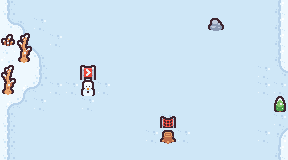

This is a level from a 2D game, rendered from its Tiled map with the project's own tilesets. A one-line summary and the complete map file follow:
An orthogonal 18x10 tile map with 16x16 px tiles, 2 tile layers (background, obstacle).

<map version="1.9" tiledversion="1.9.1" orientation="orthogonal" renderorder="right-down" width="18" height="10" tilewidth="16" tileheight="16" infinite="0" nextlayerid="5" nextobjectid="1">
 <tileset firstgid="1" source="../tilemap/tilemap.tsx" />
 <layer id="1" name="background" width="18" height="10">
  <data encoding="csv">
2,3,3,3,3,3,3,3,3,3,3,3,3,3,3,3,3,5,
73,74,4,3,3,3,3,3,3,3,3,3,3,3,3,3,3,5,
6,25,3,4,3,3,3,3,3,3,3,3,3,3,3,3,3,5,
6,50,51,3,3,3,3,3,3,3,3,3,3,3,3,3,3,5,
1,1,2,3,3,3,3,3,3,3,3,3,3,3,3,3,4,65,
1,61,62,4,4,4,4,3,3,3,3,3,3,3,3,3,4,4,
61,62,4,3,3,4,3,3,3,3,3,3,3,3,3,3,3,3,
2,3,3,3,3,3,3,3,3,3,4,3,3,3,3,3,3,4,
2,3,3,3,3,3,3,3,3,4,4,4,3,3,3,3,4,52,
2,3,3,3,3,3,3,3,3,3,3,3,3,3,3,3,3,5
</data>
 </layer>
 <layer id="4" name="obstacle" width="18" height="10">
  <data encoding="csv">
0,0,0,0,0,0,0,0,0,0,0,0,0,0,0,0,0,0,
0,0,0,0,0,0,0,0,0,0,0,0,0,82,0,0,0,0,
32,8,0,0,0,0,0,0,0,0,0,0,0,0,0,0,0,0,
0,20,0,0,0,0,0,0,0,0,0,0,0,0,0,0,0,0,
8,0,0,0,0,2147483681,0,0,0,0,0,0,0,0,0,0,0,0,
20,0,0,0,0,70,0,0,0,0,0,0,0,0,0,0,0,0,
0,0,0,0,0,0,0,0,0,0,0,0,0,0,0,0,0,31,
0,0,0,0,0,0,0,0,0,0,11,0,0,0,0,0,0,0,
0,0,0,0,0,0,0,0,0,0,48,0,0,0,0,0,0,0,
0,0,0,0,0,0,0,0,0,0,0,0,0,0,0,0,0,0
</data>
 </layer>
</map>
